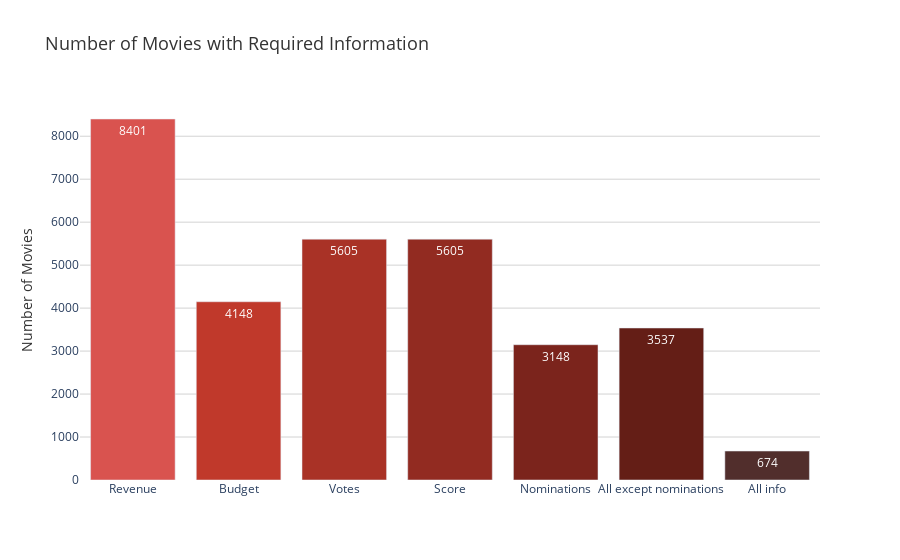

The cell this chart's notebook holds for it:
### Code cell
data_full = pd.read_csv('data/final_merged_data.csv')

import plotly.graph_objects as go

def bar_plot_available_data(df):
    n_revenue = int(df['Movie box office revenue'].count())
    n_budget = int(df['Movie budget'].count())
    n_votes = int(df['Movie votes'].count())
    n_score = int(df['Review score'].count())
    n_nomination = int(df['Number of nomination'].count())

    n_all_info = int(df.dropna(subset=['Movie box office revenue', 'Movie budget', 'Movie votes', 'Review score', 'Number of nomination']).shape[0])
    n_no_nomin = int(df.dropna(subset=['Movie box office revenue', 'Movie budget', 'Movie votes', 'Review score']).shape[0])

    labels = ['Revenue', 'Budget', 'Votes', 'Score', 'Nominations', 'All except nominations', 'All info']
    values = [n_revenue, n_budget, n_votes, n_score, n_nomination, n_no_nomin, n_all_info]

    # Create the bar chart using Plotly
    fig = go.Figure(
        data=[
            go.Bar(
                x=labels,
                y=values,
                text=values,
                textposition='auto',
               marker_color = ['#D9534F', '#C0392B', '#A93226', '#922B21', '#7B241C', '#641E16', '#512E2C']
            )
        ]
    )

    # Update layout for better aesthetics
    fig.update_layout(
        title='Number of Movies with Required Information',
        xaxis_title='',
        yaxis_title='Number of Movies',
        plot_bgcolor='rgba(0,0,0,0)',
        title_font=dict(size=18, color='#333333'),
        xaxis=dict(title_font=dict(size=14, color='#333333')),
        yaxis=dict(title_font=dict(size=14, color='#333333'), gridcolor='lightgray')
    )

    fig.show()
    return fig




bar_plot_available_data(data_full).write_html("./webSite/assets/plots/bar_plot.html")

### Figure 1 — Plotly figure (JSON) as saved in the notebook; plotly's stock layout.template omitted (floating-point values rounded to 4 significant figures)
{"data": [{"marker": {"color": ["#D9534F", "#C0392B", "#A93226", "#922B21", "#7B241C", "#641E16", "#512E2C"]}, "text": ["8401", "4148", "5605", "5605", "3148", "3537", "674"], "textposition": "auto", "type": "bar", "x": ["Revenue", "Budget", "Votes", "Score", "Nominations", "All except nominations", "All info"], "y": [8401, 4148, 5605, 5605, 3148, 3537, 674]}], "layout": {"plot_bgcolor": "rgba(0,0,0,0)", "title": {"font": {"color": "#333333", "size": 18}, "text": "Number of Movies with Required Information"}, "xaxis": {"title": {"font": {"color": "#333333", "size": 14}, "text": ""}}, "yaxis": {"gridcolor": "lightgray", "title": {"font": {"color": "#333333", "size": 14}, "text": "Number of Movies"}}}}
